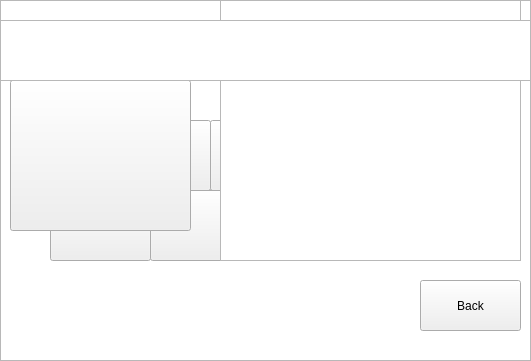
<?xml version="1.0" encoding="UTF-8"?>
<ui version="4.0">
 <class>Backpack</class>
 <widget class="QDialog" name="Backpack">
  <property name="geometry">
   <rect>
    <x>0</x>
    <y>0</y>
    <width>531</width>
    <height>361</height>
   </rect>
  </property>
  <property name="windowTitle">
   <string>Dialog</string>
  </property>
  <widget class="QTextEdit" name="background">
   <property name="geometry">
    <rect>
     <x>0</x>
     <y>0</y>
     <width>531</width>
     <height>361</height>
    </rect>
   </property>
  </widget>
  <widget class="QPushButton" name="souvenir1">
   <property name="geometry">
    <rect>
     <x>10</x>
     <y>120</y>
     <width>101</width>
     <height>71</height>
    </rect>
   </property>
   <property name="text">
    <string/>
   </property>
  </widget>
  <widget class="QPushButton" name="souvenir2">
   <property name="geometry">
    <rect>
     <x>110</x>
     <y>120</y>
     <width>101</width>
     <height>71</height>
    </rect>
   </property>
   <property name="text">
    <string/>
   </property>
  </widget>
  <widget class="QPushButton" name="souvenir3">
   <property name="geometry">
    <rect>
     <x>210</x>
     <y>120</y>
     <width>101</width>
     <height>71</height>
    </rect>
   </property>
   <property name="text">
    <string/>
   </property>
  </widget>
  <widget class="QPushButton" name="souvenir4">
   <property name="geometry">
    <rect>
     <x>310</x>
     <y>120</y>
     <width>101</width>
     <height>71</height>
    </rect>
   </property>
   <property name="text">
    <string/>
   </property>
  </widget>
  <widget class="QPushButton" name="souvenir5">
   <property name="geometry">
    <rect>
     <x>410</x>
     <y>120</y>
     <width>101</width>
     <height>71</height>
    </rect>
   </property>
   <property name="text">
    <string/>
   </property>
  </widget>
  <widget class="QPushButton" name="souvenir6">
   <property name="geometry">
    <rect>
     <x>50</x>
     <y>190</y>
     <width>101</width>
     <height>71</height>
    </rect>
   </property>
   <property name="text">
    <string/>
   </property>
  </widget>
  <widget class="QPushButton" name="souvenir7">
   <property name="geometry">
    <rect>
     <x>150</x>
     <y>190</y>
     <width>101</width>
     <height>71</height>
    </rect>
   </property>
   <property name="text">
    <string/>
   </property>
  </widget>
  <widget class="QPushButton" name="souvenir8">
   <property name="geometry">
    <rect>
     <x>260</x>
     <y>190</y>
     <width>101</width>
     <height>71</height>
    </rect>
   </property>
   <property name="text">
    <string/>
   </property>
  </widget>
  <widget class="QPushButton" name="souvenir9">
   <property name="geometry">
    <rect>
     <x>370</x>
     <y>190</y>
     <width>101</width>
     <height>71</height>
    </rect>
   </property>
   <property name="text">
    <string/>
   </property>
  </widget>
  <widget class="QPushButton" name="backButton">
   <property name="geometry">
    <rect>
     <x>420</x>
     <y>280</y>
     <width>101</width>
     <height>51</height>
    </rect>
   </property>
   <property name="text">
    <string>Back</string>
   </property>
  </widget>
  <widget class="QTextEdit" name="souvenirInformation">
   <property name="geometry">
    <rect>
     <x>220</x>
     <y>0</y>
     <width>301</width>
     <height>261</height>
    </rect>
   </property>
  </widget>
  <widget class="QPushButton" name="currentSouvenir">
   <property name="geometry">
    <rect>
     <x>10</x>
     <y>80</y>
     <width>181</width>
     <height>151</height>
    </rect>
   </property>
   <property name="text">
    <string/>
   </property>
  </widget>
  <widget class="QTextEdit" name="planetName">
   <property name="geometry">
    <rect>
     <x>0</x>
     <y>20</y>
     <width>531</width>
     <height>61</height>
    </rect>
   </property>
  </widget>
 </widget>
 <resources/>
 <connections/>
</ui>
